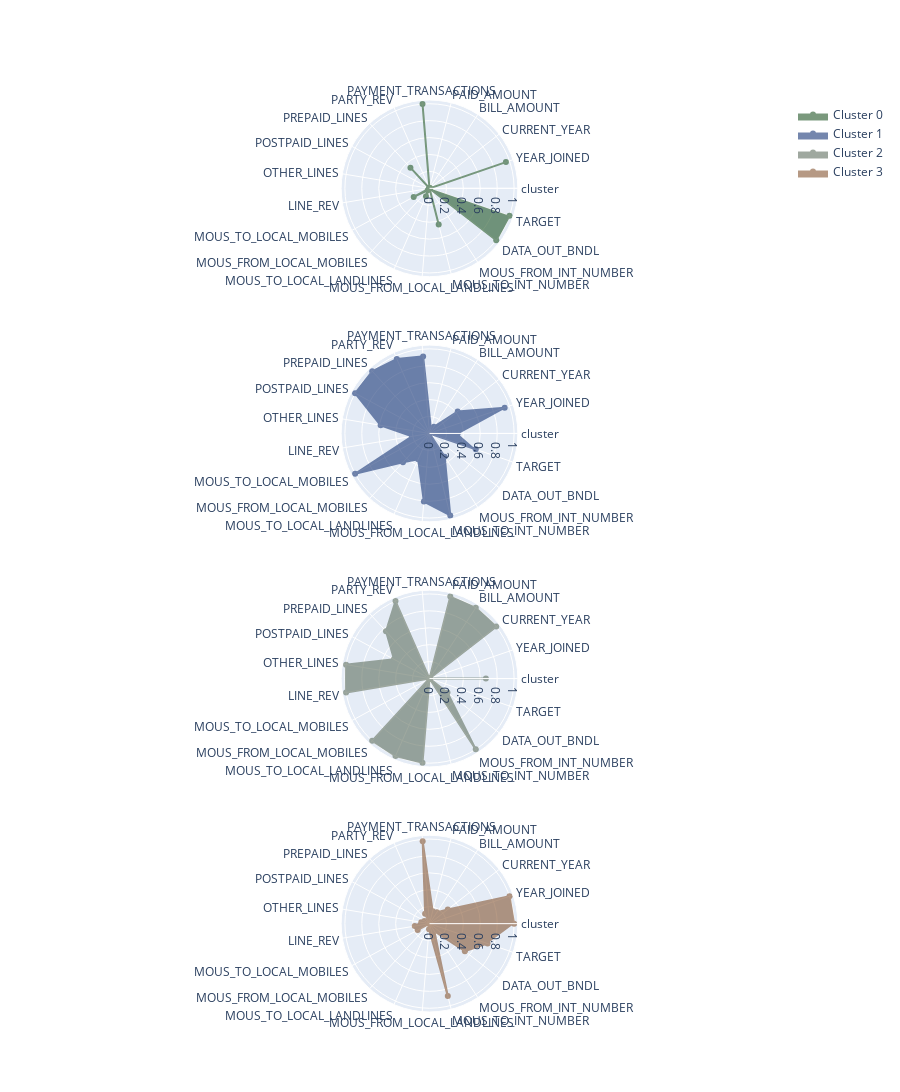

The code cell stored with this chart in its notebook:
### Code cell
showClustersInfo(df_clusters, n, ['Unnamed: 0', 'DATA_IN_BNDL'])

### Figure 1 — Plotly figure (JSON) as saved in the notebook; plotly's stock layout.template omitted (floating-point values rounded to 4 significant figures)
{"data": [{"fill": "toself", "fillcolor": "#225728", "line": {"color": "#225728"}, "name": "Cluster 0", "opacity": 0.6, "r": [0, 0.955, 0, 0, 0, 1, 0, 0.3326, 0, 0, 0, 0.2122, 0.03109, 0.1034, 0, 0.4418, 0, 1.0, 1], "showlegend": true, "subplot": "polar", "theta": ["cluster", "YEAR_JOINED", "CURRENT_YEAR", "BILL_AMOUNT", "PAID_AMOUNT", "PAYMENT_TRANSACTIONS", "PARTY_REV", "PREPAID_LINES", "POSTPAID_LINES", "OTHER_LINES", "LINE_REV", "MOUS_TO_LOCAL_MOBILES", "MOUS_FROM_LOCAL_MOBILES", "MOUS_TO_LOCAL_LANDLINES", "MOUS_FROM_LOCAL_LANDLINES", "MOUS_TO_INT_NUMBER", "MOUS_FROM_INT_NUMBER", "DATA_OUT_BNDL", "TARGET"], "type": "scatterpolar"}, {"fill": "toself", "fillcolor": "#193777", "line": {"color": "#193777"}, "name": "Cluster 1", "opacity": 0.6, "r": [0.3333, 0.9396, 0.4224, 0.09434, 0.06575, 0.9132, 0.9621, 1, 1.0, 0.5854, 0.2102, 1, 0.4631, 0.333, 0.8072, 1, 0.3284, 0, 0.5776], "showlegend": true, "subplot": "polar2", "theta": ["cluster", "YEAR_JOINED", "CURRENT_YEAR", "BILL_AMOUNT", "PAID_AMOUNT", "PAYMENT_TRANSACTIONS", "PARTY_REV", "PREPAID_LINES", "POSTPAID_LINES", "OTHER_LINES", "LINE_REV", "MOUS_TO_LOCAL_MOBILES", "MOUS_FROM_LOCAL_MOBILES", "MOUS_TO_LOCAL_LANDLINES", "MOUS_FROM_LOCAL_LANDLINES", "MOUS_TO_INT_NUMBER", "MOUS_FROM_INT_NUMBER", "DATA_OUT_BNDL", "TARGET"], "type": "scatterpolar"}, {"fill": "toself", "fillcolor": "#607060", "line": {"color": "#607060"}, "name": "Cluster 2", "opacity": 0.6, "r": [0.6667, 0, 1, 1, 1, 0, 1, 0.7593, 0.4777, 1.0, 1.0, 0, 1, 1, 1.0, 0, 1.0, 0.2694, 0], "showlegend": true, "subplot": "polar3", "theta": ["cluster", "YEAR_JOINED", "CURRENT_YEAR", "BILL_AMOUNT", "PAID_AMOUNT", "PAYMENT_TRANSACTIONS", "PARTY_REV", "PREPAID_LINES", "POSTPAID_LINES", "OTHER_LINES", "LINE_REV", "MOUS_TO_LOCAL_MOBILES", "MOUS_FROM_LOCAL_MOBILES", "MOUS_TO_LOCAL_LANDLINES", "MOUS_FROM_LOCAL_LANDLINES", "MOUS_TO_INT_NUMBER", "MOUS_FROM_INT_NUMBER", "DATA_OUT_BNDL", "TARGET"], "type": "scatterpolar"}, {"fill": "toself", "fillcolor": "#865734", "line": {"color": "#865734"}, "name": "Cluster 3", "opacity": 0.6, "r": [1, 1, 0.2744, 0.1601, 0.1517, 0.9782, 0.1289, 0, 0.06756, 0.09846, 0.1765, 0.1592, 0, 0, 0.06591, 0.8812, 0.105, 0.5296, 0.7256], "showlegend": true, "subplot": "polar4", "theta": ["cluster", "YEAR_JOINED", "CURRENT_YEAR", "BILL_AMOUNT", "PAID_AMOUNT", "PAYMENT_TRANSACTIONS", "PARTY_REV", "PREPAID_LINES", "POSTPAID_LINES", "OTHER_LINES", "LINE_REV", "MOUS_TO_LOCAL_MOBILES", "MOUS_FROM_LOCAL_MOBILES", "MOUS_TO_LOCAL_LANDLINES", "MOUS_FROM_LOCAL_LANDLINES", "MOUS_TO_INT_NUMBER", "MOUS_FROM_INT_NUMBER", "DATA_OUT_BNDL", "TARGET"], "type": "scatterpolar"}], "layout": {"height": 2000, "polar": {"domain": {"x": [0, 1], "y": [0.8063, 1]}}, "polar2": {"domain": {"x": [0, 1], "y": [0.5375, 0.7312]}}, "polar3": {"domain": {"x": [0, 1], "y": [0.2687, 0.4625]}}, "polar4": {"domain": {"x": [0, 1], "y": [0, 0.1938]}}, "showlegend": true}}
